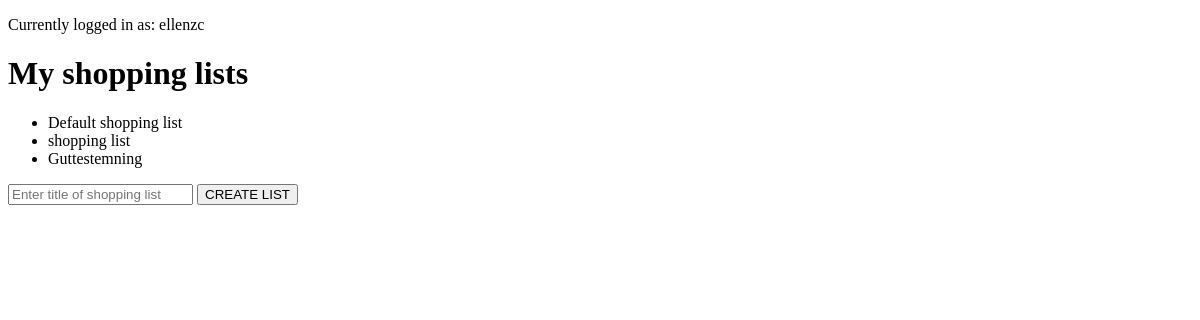
Before: /home/ (signed in) with the older database file.
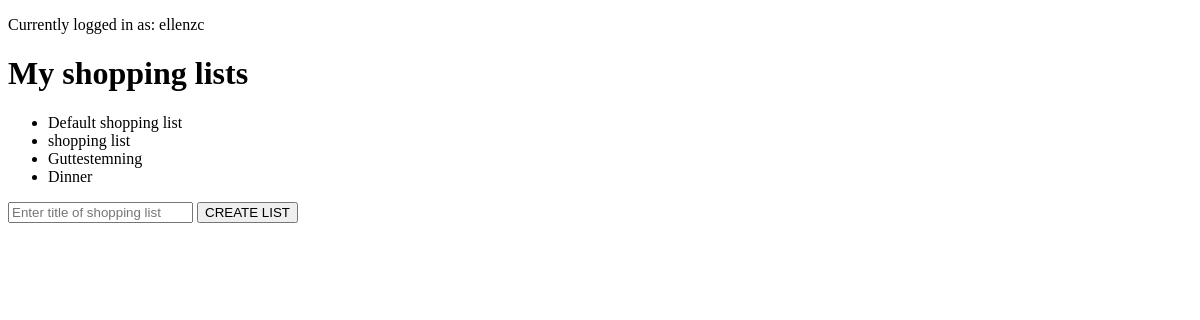
After: the same page with the newer database file.
### shopping_list/models.py (models this page shows, shortened)
class ShoppingList(models.Model):
    title = models.CharField(max_length=100)
    owner = models.ForeignKey(User, on_delete=models.CASCADE, default=1, related_name='owner')
    participants = models.ManyToManyField(User, related_name='participants')

### shopping_list/views.py (the view)
# urls.py: path('', views.index, name='index'),
@login_required(login_url='')                     # TODO: add url
def index(request):
    user = request.user                                 # TODO: check if it is logged in and if the user exists
    owned_shopping_lists = ShoppingList.objects.filter(owner=user)
    other_shopping_lists = ShoppingList.objects.filter(participants=user)
    my_shopping_lists = owned_shopping_lists | other_shopping_lists
    shopping_list_form = ShoppingListForm()
    context = {
        'shopping_list_form': shopping_list_form,
        'my_shopping_lists': my_shopping_lists          # List of shopping lists the user owns/participates in
    }
    return render(request, 'shopping_list/index.html', context)

### shopping_list/forms.py
class ShoppingListForm(forms.Form):
    title = forms.CharField(
        max_length=100,
        widget=forms.TextInput(
            attrs={
                'placeholder': 'Enter title of shopping list'
            }
        )
    )

### shopping_list/templates/shopping_list/index.html (shortened to what this page needs)
<!DOCTYPE html>
<html lang="en">
<head>
</head>
<body>
    <p>Currently logged in as: {{ user.username }}</p>
    <h1>My shopping lists</h1>
    <ul>
    {% for shopping_list in my_shopping_lists %}
        <li><a href="{% url 'detail' shopping_list.id %}">{{ shopping_list.title }}</a></li>
    {% endfor %}
    </ul>
    <form action="{% url 'create-list' %}" method='POST'>
        {{ shopping_list_form.title }}
        <button type='submit'>CREATE LIST</button>
    </form>
</body>
</html>

Changed rows visible on the page:
added ShoppingList: title "Dinner"
